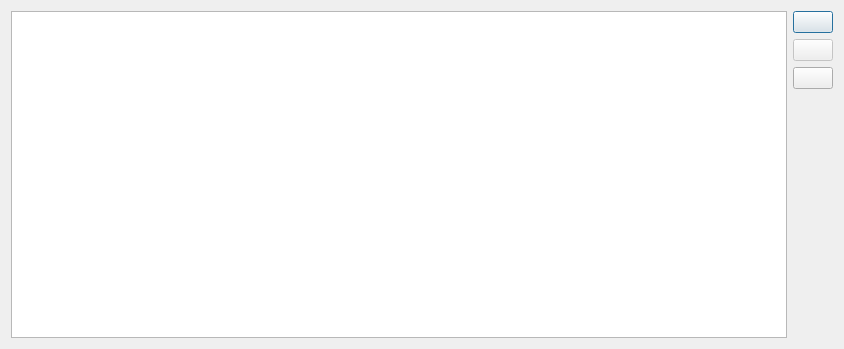
<?xml version="1.0" encoding="UTF-8"?>
<ui version="4.0">
 <class>AutoListDialogClass</class>
 <widget class="QDialog" name="AutoListDialogClass">
  <property name="geometry">
   <rect>
    <x>0</x>
    <y>0</y>
    <width>844</width>
    <height>349</height>
   </rect>
  </property>
  <property name="windowTitle">
   <string>自动添加</string>
  </property>
  <property name="windowIcon">
   <iconset resource="Money.qrc">
    <normaloff>:/Images/add_user.png</normaloff>:/Images/add_user.png</iconset>
  </property>
  <layout class="QGridLayout" name="gridLayout">
   <item row="0" column="0" rowspan="4">
    <widget class="MyTableView" name="tableView">
     <property name="editTriggers">
      <set>QAbstractItemView::NoEditTriggers</set>
     </property>
     <property name="selectionMode">
      <enum>QAbstractItemView::SingleSelection</enum>
     </property>
     <property name="selectionBehavior">
      <enum>QAbstractItemView::SelectRows</enum>
     </property>
     <property name="sortingEnabled">
      <bool>true</bool>
     </property>
    </widget>
   </item>
   <item row="0" column="1">
    <widget class="QPushButton" name="buttonAdd">
     <property name="icon">
      <iconset resource="Money.qrc">
       <normaloff>:/Images/edit_add.png</normaloff>:/Images/edit_add.png</iconset>
     </property>
     <property name="iconSize">
      <size>
       <width>32</width>
       <height>32</height>
      </size>
     </property>
    </widget>
   </item>
   <item row="1" column="1">
    <widget class="QPushButton" name="buttonDel">
     <property name="enabled">
      <bool>false</bool>
     </property>
     <property name="icon">
      <iconset resource="Money.qrc">
       <normaloff>:/Images/edit_remove.png</normaloff>:/Images/edit_remove.png</iconset>
     </property>
     <property name="iconSize">
      <size>
       <width>32</width>
       <height>32</height>
      </size>
     </property>
    </widget>
   </item>
   <item row="2" column="1">
    <widget class="QPushButton" name="buttonClose">
     <property name="icon">
      <iconset resource="Money.qrc">
       <normaloff>:/Images/exit.png</normaloff>:/Images/exit.png</iconset>
     </property>
     <property name="iconSize">
      <size>
       <width>32</width>
       <height>32</height>
      </size>
     </property>
    </widget>
   </item>
   <item row="3" column="1">
    <spacer>
     <property name="orientation">
      <enum>Qt::Vertical</enum>
     </property>
     <property name="sizeHint" stdset="0">
      <size>
       <width>20</width>
       <height>40</height>
      </size>
     </property>
    </spacer>
   </item>
  </layout>
 </widget>
 <layoutdefault spacing="6" margin="11"/>
 <customwidgets>
  <customwidget>
   <class>MyTableView</class>
   <extends>QTableView</extends>
   <header>MyTableView.h</header>
  </customwidget>
 </customwidgets>
 <resources>
  <include location="Money.qrc"/>
 </resources>
 <connections>
  <connection>
   <sender>buttonClose</sender>
   <signal>clicked()</signal>
   <receiver>AutoListDialogClass</receiver>
   <slot>accept()</slot>
   <hints>
    <hint type="sourcelabel">
     <x>805</x>
     <y>118</y>
    </hint>
    <hint type="destinationlabel">
     <x>712</x>
     <y>-12</y>
    </hint>
   </hints>
  </connection>
 </connections>
</ui>
